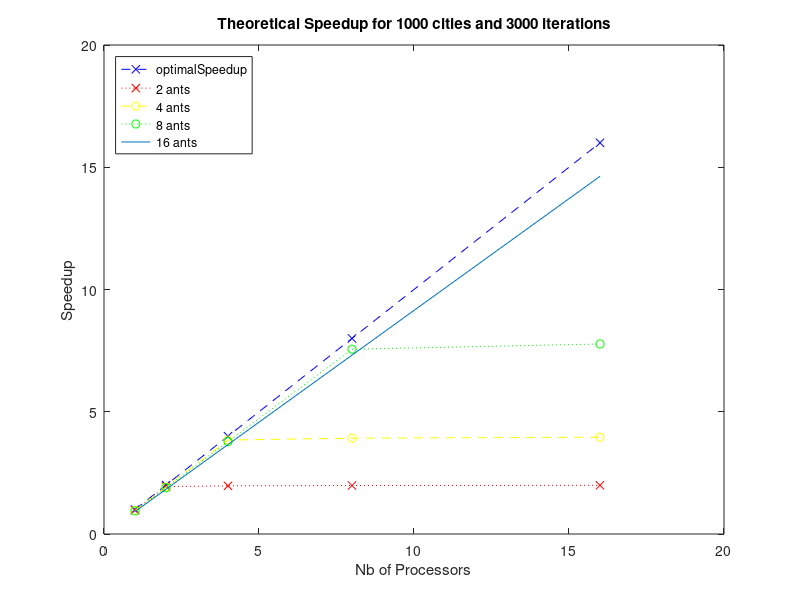

Source code (MATLAB):
tinit = 0.139912000000000;
tcomputation = 0.021076000000000;
tmerge = 9.000000000000000e-06;
tsend = 9.199999999999999e-08;
internal = 100;
external = 30;
nants = [1 2 4 8 16];
nodes = [1 2 4 8 16];
result = [];

for i = 1:size(nants,2)
    for j = 1:size(nodes,2)
        if (j == 1)
            result(j,i) = tinit + external * (internal * (ceil(nants(i)/nodes(j))) * tcomputation + tmerge);
        else
            result(j,i) = tinit + external * ((1000*1000/2-1000) * tsend + internal * (ceil(nants(i)/nodes(j)) * tcomputation + nodes(j) * 1000 * tsend) + tmerge);
        end
    end
end

disp(result)

base = result(1,:);

optimalSpeedup = nodes
speedup2 = base ./ result(2,:)
speedup4 = base ./ result(3,:)
speedup8 = base ./ result(4,:)
speedup16 = base ./ result(5,:)
% speedup32 = base ./ result(6,:)
% speedup64 = base ./ result(7,:)

figure
plot(nodes,optimalSpeedup,'b--x',nodes,speedup2,'r:x',nodes,speedup4,'y--o',nodes,speedup8,'g:o',nodes,speedup16)%nodes,speedup32,nodes,speedup64)
legend('optimalSpeedup', '2 ants', '4 ants', '8 ants', '16 ants', 'Location', 'northwest')
title('Theoretical Speedup for 1000 cities and 3000 iterations')
xlabel('Nb of Processors')
ylabel('Speedup')